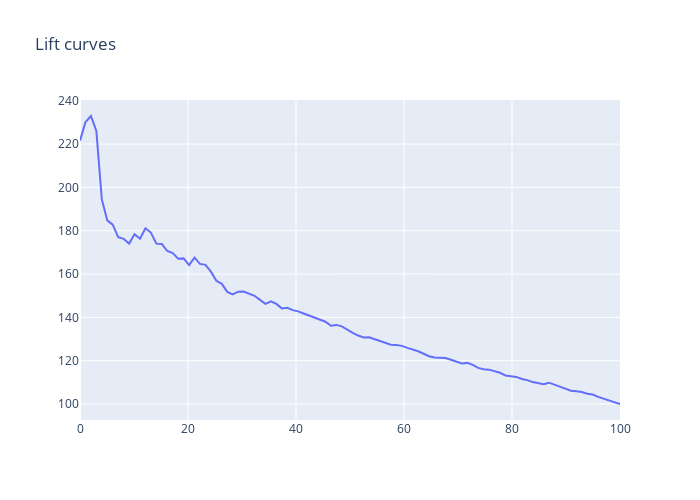

The notebook cell saved with this chart:
### Markdown cell above
##### Lift

### Code cell
fig = go.Figure()


for model_key in models:
    
    ## Variables definition
    mx_info = models[model_key]
    dfx = mx_info['df_test']
    
    ## Gain calculation
    mx_gain = mba263.lift(dfx['churn'], dfx[model_key + '_pred_prob'], bins=100)

    fig.add_trace(
        go.Scatter(
            x=np.linspace(0, 100, num=mx_gain.shape[0]), 
            y=mx_gain,
            mode='lines',
            name=model_key
        )
    )
    

fig.update_layout(
    width=700, height=500,
    title='Lift curves'
)
    
fig.show()
